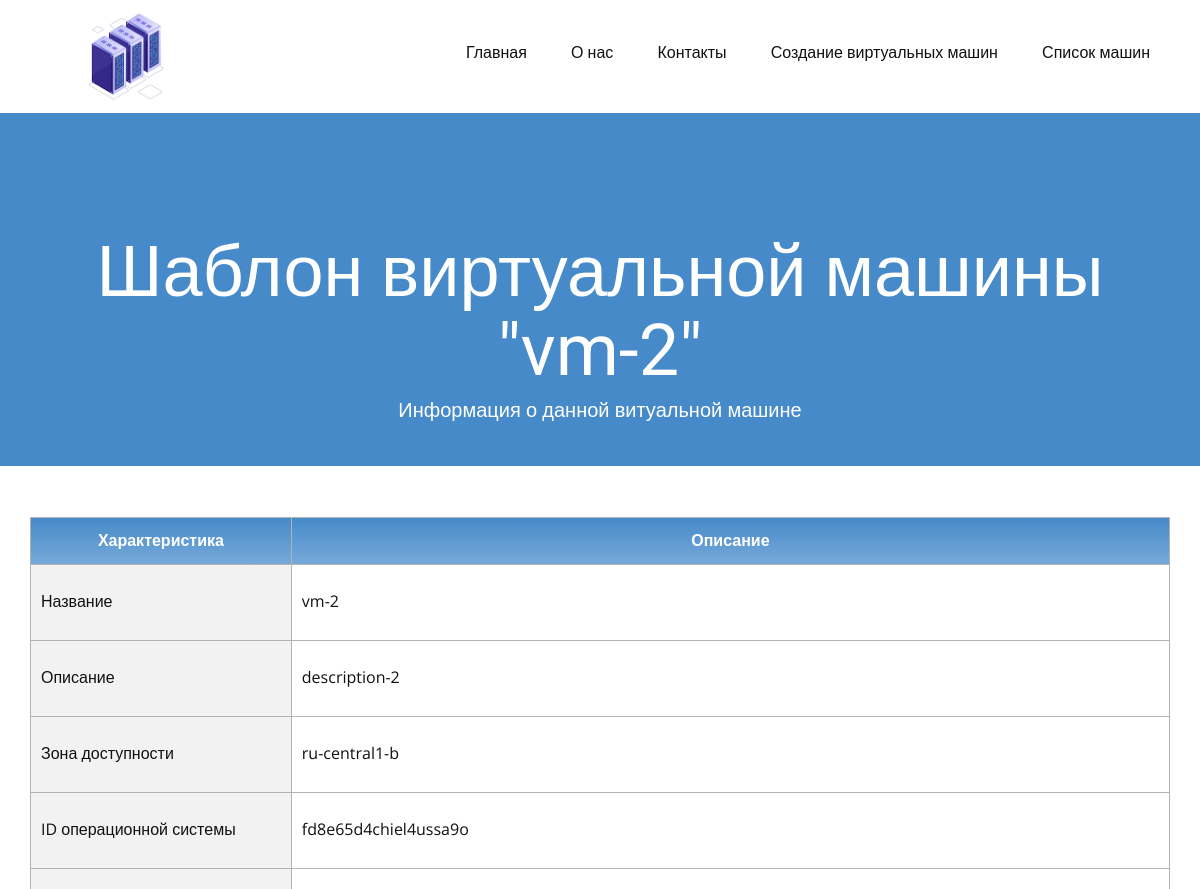
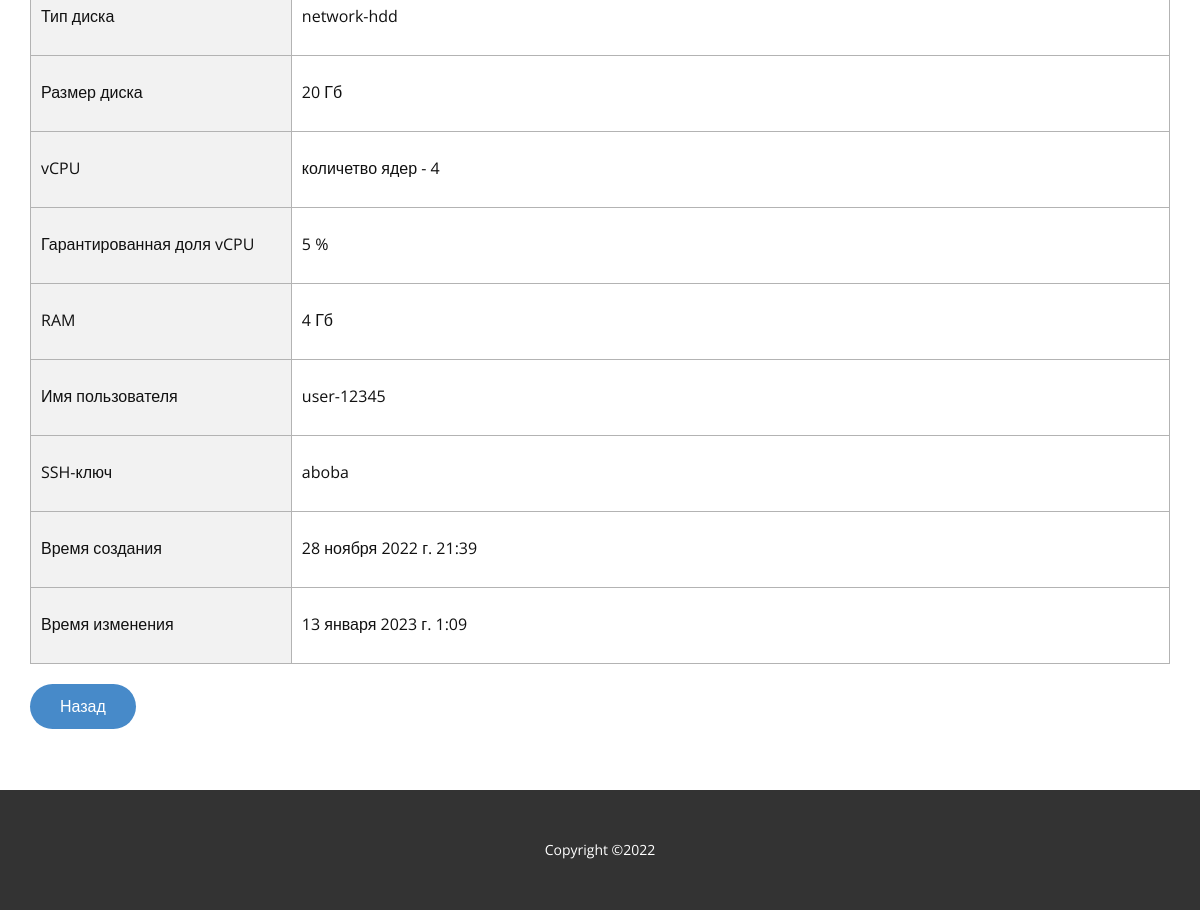
Screenshot of /vm/vm-2 with the database file from the repository (2 pictures, top to bottom).
### MySite/models.py (models this page shows, shortened)
class VirtualMachine(models.Model):
    name = models.CharField(max_length=40, unique=True, verbose_name='Название')
    description = models.TextField(verbose_name='Описание')
    ZONE = [
        ('ru-central1-a', 'ru-central-a'),
        ('ru-central1-b', 'ru-central-b'),
        ('ru-central1-c', 'ru-central-c'),
    ]
    zone = models.CharField(choices=ZONE, max_length=13, default='ru-central1-a', verbose_name='Зона доступности')
    IMAGE_ID = [
        ('fd8bh0c781u19q50m4kj', 'Ubuntu-22.04'),
        ('fd8e65d4chiel4ussa9o', 'Debian-11'),
        ('fd84go2nk3voj0gg7tpn', 'openSUSE-Leap-15.3'),
        ('fd8bv62nmsjf6hmjrh96', 'AlmaLinux-8'),
        ('fd8nce10ece89ufqkk9t', 'Astra-Linux-Common-Edition-2.12'),
        ('fd8i8fljrbbcclckhlm9', 'ALT-Linux-10'),
        ('fd8jvcoeij6u9se84dt5', 'CentOS-7'),
        ('fd8phu675e6sgsa68pvj', 'Fedora-35'),
        ('fd865udut6b1gvgh5igh', 'Fedora-CoreOS-35'),
        ('fd8mnkj7vk131q9ll4p5', 'CentOS-Stream-8'),
        ('fd8q0kjl4l1iovds9f29', 'REDOS-7.3'),
    ]
    image_id = models.CharField(choices=IMAGE_ID, max_length=20, default='fd8phu675e6sgsa68pvj',
                                verbose_name='Операционная система')
    BOOT_DISK_TYPE = [
        ('network-hdd', 'HDD'),
        ('network-ssd', 'SSD'),
        ('network-ssd-nonreplicated', 'NR-SSD'),
    ]
    boot_disk_type = models.CharField(max_length=25, choices=BOOT_DISK_TYPE, default='network-hdd',
                                      verbose_name='Тип диска')
    boot_disk_size = models.PositiveSmallIntegerField(verbose_name='Размер диска', default=15)
    cores = models.PositiveSmallIntegerField(verbose_name='vCPU', default=2)
    CORE_FRACTION = [
        (5, '5%'),
        (20, '20%'),
        (100, '100%'),
    ]
    core_fraction = models.PositiveSmallIntegerField(choices=CORE_FRACTION, verbose_name='Гарантированная доля vCPU',
                                                     default=20)
    memory = models.PositiveSmallIntegerField(verbose_name='RAM', default=2)
    username = models.CharField(max_length=20, verbose_name='Имя пользователя', default='user')
    ssh_key = models.CharField(max_length=500, verbose_name='SSH-ключ')
    time_create = models.DateTimeField(auto_now_add=True, verbose_name='Время создания')
    time_update = models.DateTimeField(auto_now=True, verbose_name='Время изменения')
    running = models.BooleanField(verbose_name='Активна', default=False)
    FIELDS = {
        "Название": name,
        "Описание": description,
        "Зона доступности": zone,
        "Операционная система": image_id,
        "Тип диска": boot_disk_type,
        "Размер диска": boot_disk_size,
        "vCPU": cores,
        "Гарантированная доля vCPU": core_fraction,
        "RAM": memory,
        "Имя пользователя": username,
        "SSH-ключ": ssh_key,
        "Время создания": time_create,
        "Время изменения": time_update,
        "Активна": running,
    }
    class Meta:
        verbose_name = 'Виртуальные машины'
        verbose_name_plural = 'Виртуальные машины'
        ordering = ['time_create']

### MySite/views.py (the view)
# urls.py: path('vm/<str:vm_name>', views.vm_view, name='vm'),
def vm_view(request, vm_name):
    context = {'title': f'Шаблон \"{vm_name}\"', 'cssFile': 'css/Список-машин.css',
               'vm': VirtualMachine.objects.get(name=vm_name)}
    return render(
        request,
        'Шаблон-виртуальной-машины.html',
        context=context,
    )

### MySite/templates/Шаблон-виртуальной-машины.html
{% extends 'base.html' %}
{% block content %}
    {% load static %}
    <section class="u-align-center u-clearfix u-section-1" id="sec-5132">
        <div class="u-align-left u-container-style u-expanded-width u-group u-palette-1-base u-group-1">
            <div class="u-container-layout u-container-layout-1">
                <h1 class="u-align-center u-text u-title u-text-1">Шаблон виртуальной машины "{{ vm.name }}"</h1>
                <p class="u-align-center u-large-text u-text u-text-variant u-text-2">
                    Информация о данной витуальной машине
                </p>
            </div>
        </div>
    </section>
    <section class="u-align-center u-clearfix u-section-2" id="sec-5c99">
        <div class="u-clearfix u-sheet u-sheet-1">
            <div class="u-expanded-width u-table u-table-responsive u-table-1">
                <table class="u-table-entity u-table-entity-1">
                    <colgroup>
                        <col width="22.9%">
                        <col width="77.1%">
                    </colgroup>
                    <thead class="u-align-center u-gradient u-table-header u-text-white u-table-header-1">
                    <tr style="height: 46px;">
                        <th class="u-border-1 u-border-grey-30 u-table-cell u-table-cell-1">Характеристика</th>
                        <th class="u-border-1 u-border-grey-30 u-table-cell u-table-cell-2">Описание</th>
                    </tr>
                    </thead>
                    <tbody class="u-table-body">
                    <tr style="height: 76px;">
                        <td class="u-border-1 u-border-grey-30 u-first-column u-grey-5 u-table-cell">
                            {{ "Название" }}
                        </td>
                        <td class="u-border-1 u-border-grey-30 u-table-cell">
                            {{ vm.name }}
                        </td>
                    </tr>
                    <tr style="height: 76px;">
                        <td class="u-border-1 u-border-grey-30 u-first-column u-grey-5 u-table-cell">
                            {{ "Описание" }}
                        </td>
                        <td class="u-border-1 u-border-grey-30 u-table-cell">
                            {{ vm.description }}
                        </td>
                    </tr>
                    <tr style="height: 76px;">
                        <td class="u-border-1 u-border-grey-30 u-first-column u-grey-5 u-table-cell">
                            {{ "Зона доступности" }}
                        </td>
                        <td class="u-border-1 u-border-grey-30 u-table-cell">
                            {{ vm.zone }}
                        </td>
                    </tr>
                    <tr style="height: 76px;">
                        <td class="u-border-1 u-border-grey-30 u-first-column u-grey-5 u-table-cell">
                            {{ "ID операционной системы" }}
                        </td>
                        <td class="u-border-1 u-border-grey-30 u-table-cell">
                            {{ vm.image_id }}
                        </td>
                    </tr>
                    <tr style="height: 76px;">
                        <td class="u-border-1 u-border-grey-30 u-first-column u-grey-5 u-table-cell">
                            {{ "Тип диска" }}
                        </td>
                        <td class="u-border-1 u-border-grey-30 u-table-cell">
                            {{ vm.boot_disk_type }}
                        </td>
                    </tr>
                    <tr style="height: 76px;">
                        <td class="u-border-1 u-border-grey-30 u-first-column u-grey-5 u-table-cell">
                            {{ "Размер диска" }}
                        </td>
                        <td class="u-border-1 u-border-grey-30 u-table-cell">
                            {{ vm.boot_disk_size }} Гб
                        </td>
                    </tr>
                    <tr style="height: 76px;">
                        <td class="u-border-1 u-border-grey-30 u-first-column u-grey-5 u-table-cell">
                            {{ "vCPU" }}
                        </td>
                        <td class="u-border-1 u-border-grey-30 u-table-cell">
                            количетво ядер - {{ vm.cores }}
                        </td>
                    </tr>
                    <tr style="height: 76px;">
                        <td class="u-border-1 u-border-grey-30 u-first-column u-grey-5 u-table-cell">
                            {{ "Гарантированная доля vCPU" }}
                        </td>
                        <td class="u-border-1 u-border-grey-30 u-table-cell">
                            {{ vm.core_fraction }} %
                        </td>
                    </tr>
                    <tr style="height: 76px;">
                        <td class="u-border-1 u-border-grey-30 u-first-column u-grey-5 u-table-cell">
                            {{ "RAM" }}
                        </td>
                        <td class="u-border-1 u-border-grey-30 u-table-cell">
                            {{ vm.memory }} Гб
                        </td>
                    </tr>
                    <tr style="height: 76px;">
                        <td class="u-border-1 u-border-grey-30 u-first-column u-grey-5 u-table-cell">
                            {{ "Имя пользователя" }}
                        </td>
                        <td class="u-border-1 u-border-grey-30 u-table-cell">
                            {{ vm.username }}
                        </td>
                    </tr>
                    <tr style="height: 76px;">
                        <td class="u-border-1 u-border-grey-30 u-first-column u-grey-5 u-table-cell">
                            {{ "SSH-ключ" }}
                        </td>
                        <td class="u-border-1 u-border-grey-30 u-table-cell">
                            {{ vm.ssh_key }}
                        </td>
                    </tr>
                    <tr style="height: 76px;">
                        <td class="u-border-1 u-border-grey-30 u-first-column u-grey-5 u-table-cell">
                            {{ "Время создания" }}
                        </td>
                        <td class="u-border-1 u-border-grey-30 u-table-cell">
                            {{ vm.time_create }}
                        </td>
                    </tr>
                    <tr style="height: 76px;">
                        <td class="u-border-1 u-border-grey-30 u-first-column u-grey-5 u-table-cell">
                            {{ "Время изменения" }}
                        </td>
                        <td class="u-border-1 u-border-grey-30 u-table-cell">
                            {{ vm.time_update }}
                        </td>
                    </tr>
                    </tbody>
                </table>
                <a href="{% url 'vmList' %}"
                   class="u-btn u-btn-round u-button-style u-hover-palette-1-dark-1 u-palette-1-base u-radius-50 u-btn-1">
                    Назад
                </a>
            </div>
        </div>
    </section>
{% endblock %}

### MySite/static/css/Список-машин.css (style rules this page uses)
.u-section-1 { min-height: 353px; }
.u-section-1 .u-group-1 { min-height: 353px; height: auto; margin-top: 0; margin-bottom: 0; }
.u-section-1 .u-container-layout-1 { padding: 30px; }
.u-section-1 .u-text-1 { margin: 89px 55px 0; }
.u-section-1 .u-text-2 { width: 826px; margin: 4px auto 0; }
.u-section-2 .u-sheet-1 { min-height: 525px; }
.u-section-2 .u-table-1 { margin: 51px 0 60px; }
.u-section-2 .u-table-entity-1 { min-height: 100px; }
.u-section-2 .u-table-header-1 { font-weight: 700; background-image: linear-gradient(#478ac9, #77aad9); }
.u-section-2 .u-table-cell-1 { border-style: solid; }
.u-section-2 .u-table-cell-2 { border-style: solid; }

### rows the page displays
VirtualMachine: name "vm-2", description "description-2", zone "ru-central1-b", image_id "fd8e65d4chiel4ussa9o", boot_disk_type "network-hdd", boot_disk_size "20", cores "4", core_fraction "5", memory "4", username "user-12345", ssh_key "aboba", time_create "28 ноября 2022 г. 21:39", time_update "13 января 2023 г. 1:09"

### other values shown
{{ "Название" }} "Название"
{{ "Описание" }} "Описание"
{{ "Зона доступности" }} "Зона доступности"
{{ "ID операционной системы" }} "ID операционной системы"
{{ "Тип диска" }} "Тип диска"
{{ "Размер диска" }} "Размер диска"
{{ "vCPU" }} "vCPU"
{{ "Гарантированная доля vCPU" }} "Гарантированная доля vCPU"
{{ "RAM" }} "RAM"
{{ "Имя пользователя" }} "Имя пользователя"
{{ "SSH-ключ" }} "SSH-ключ"
{{ "Время создания" }} "Время создания"
{{ "Время изменения" }} "Время изменения"
